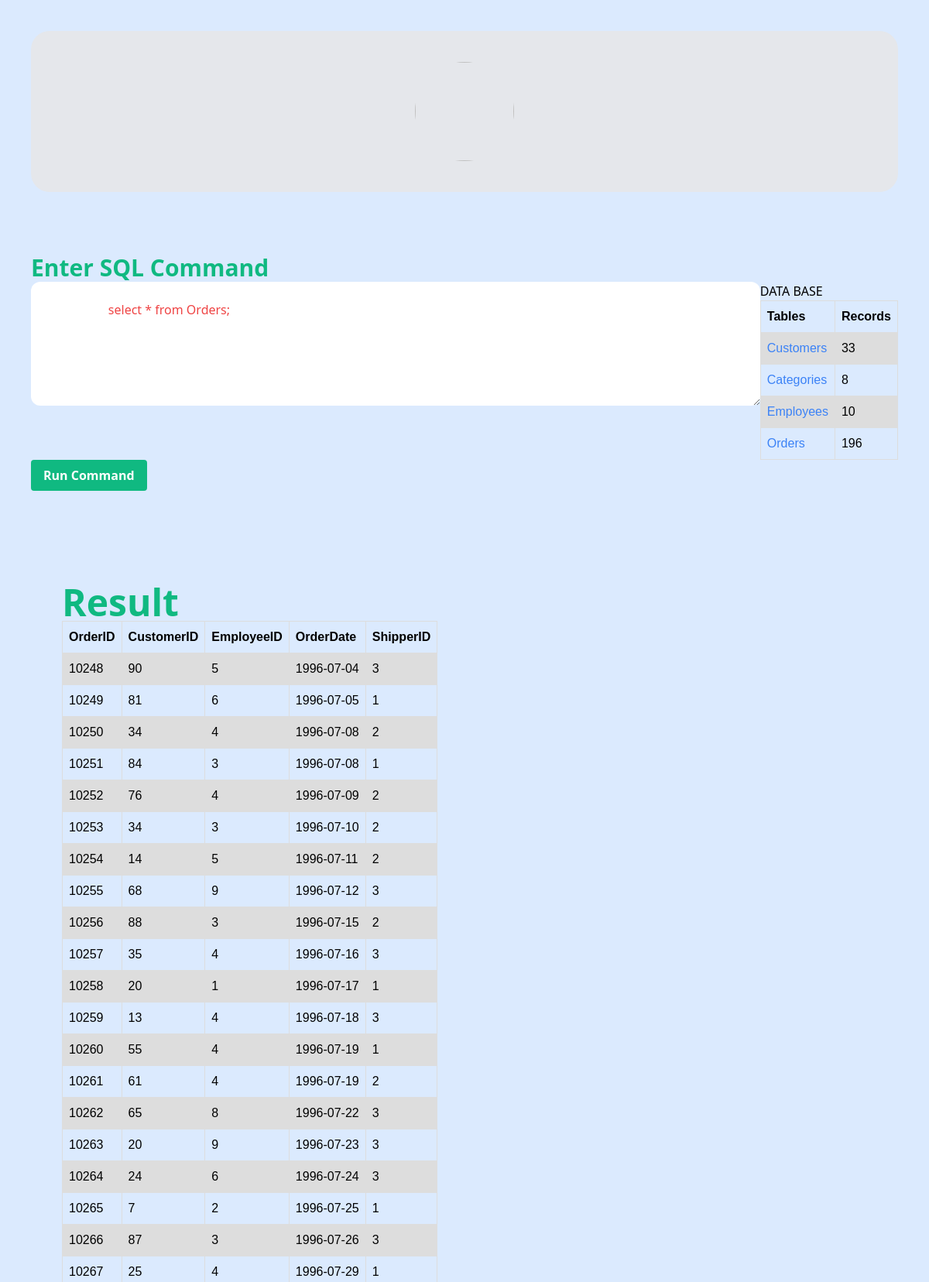
Page /Orders (upper part) on the committed database.
### tables this page shows
CREATE TABLE 'orders' (
  'OrderID' int(11) NOT NULL,
  'CustomerID' int(11) DEFAULT NULL,
  'EmployeeID' int(11) DEFAULT NULL,
  'OrderDate' date DEFAULT NULL,
  'ShipperID' int(11) DEFAULT NULL
);

### main.py (the view)
@app.route('/Orders')
def Orders():
    return sql("select * from Orders;")

### Templates/index.html (shortened to what this page needs)
<!DOCTYPE html>
<html lang="en">
<head>
    <link href="https://unpkg.com/tailwindcss@^2/dist/tailwind.min.css" rel="stylesheet">
</head>
<body class="bg-blue-100">
    <figure class="mx-10 bg-gray-200 rounded-3xl p-8 py-10 my-10">
        <img class="animate-bounce w-32 h-32 rounded-full mx-auto" src="https://avatars.githubusercontent.com/u/71139852" alt="" width="384" height="512">
      </figure>
    <div>
        <div class="p-10 card bg-base-200 gride">
            <form action="{{url_for('sql')}}"  method="POST">
            <div class="form-control">
              <label class="label">
                <h1 class="text-green-500 font-extrabold text-3xl" >Enter SQL Command</h1>
              </label>
              <div class="flex">
                <textarea rows="5" placeholder=" Enter SQL Command"name="msg" class="w-full textarea width-text h-40 rounded-xl text-red-500 textarea-ghost">
                    {%if command%}
                        {{command}}
                    {%endif%}
                </textarea>
                  <div class="gride">
                    <h2 class="text-bold text-black">DATA BASE</h2>
                    <table border="2">
                      <tr>
                        <th>Tables</th>
                        <th>Records</th>
                      </tr>
                      <tr>
                        <td><a class="text-blue-500" href="/Customers">Customers</a></td>
                        <td>33</td>
                      </tr>
                      <tr>
                        <td><a class="text-blue-500" href="/Categories">Categories</a></td>
                        <td>8</td>
                      </tr>
                      <tr>
                        <td><a class="text-blue-500" href="/Employees">Employees</a></td>
                        <td>10</td>
                      </tr>
                      <tr>
                        <td><a class="text-blue-500" href="/Orders">Orders</a></td>
                        <td>196</td>
                      </tr>
                    </table>
                  </div>
              </div>
            </div>
            <button type="submit" class="place-items-center bg-green-500 hover:bg-green-700 text-white font-bold py-2  px-4 rounded">
                Run Command
              </button>
            </form>
        </div>
    </div>
    <div class="flex flex-1 m-10 p-10">
        <div class="gride">
            <Label class="label">
                <h1 class="text-green-500 font-extrabold text-5xl" >Result</h1>
            </Label>
            {% if not error %}
            <table class="table-auto">
                {%for i in range(len_of_name)%}
                <th>
                    {{name[i] }}
                </th>
                {%endfor%}
                {%for i in range(0 , len_of_data) %}
                <tr class="bg-emerald-200">
                    {%for j in range(0 , len_of_name) %}
                        <td>
                            {{data[i][j]}}
                        </td>
                    {%endfor%}
                </tr>
                {%endfor%}
            </table>
        {%endif%}
        </div>
    </div>
</body>
</html>

### Templates/index.html (style rules this page uses)
table { font-family: arial, sans-serif; border-collapse: collapse; align-items: right; }
td, th { border: 1px solid #dddddd; text-align: left; padding: 8px; }
tr:nth-child(even) { background-color: #dddddd; }

### rows in the picture
orders: OrderID "10248" "90" "5" "1996-07-04" "3"
orders: OrderID "10249" "81" "6" "1996-07-05" "1"
orders: OrderID "10250" "34" "4" "1996-07-08" "2"
orders: OrderID "10251" "84" "3" "1996-07-08" "1"
orders: OrderID "10252" "76" "4" "1996-07-09" "2"
orders: OrderID "10253" "34" "3" "1996-07-10" "2"
orders: OrderID "10254" "14" "5" "1996-07-11" "2"
orders: OrderID "10255" "68" "9" "1996-07-12" "3"
orders: OrderID "10256" "88" "3" "1996-07-15" "2"
orders: OrderID "10257" "35" "4" "1996-07-16" "3"
orders: OrderID "10258" "20" "1" "1996-07-17" "1"
orders: OrderID "10259" "13" "4" "1996-07-18" "3"
orders: OrderID "10260" "55" "4" "1996-07-19" "1"
orders: OrderID "10261" "61" "4" "1996-07-19" "2"
orders: OrderID "10262" "65" "8" "1996-07-22" "3"
orders: OrderID "10263" "20" "9" "1996-07-23" "3"
orders: OrderID "10264" "24" "6" "1996-07-24" "3"
orders: OrderID "10265" "7" "2" "1996-07-25" "1"
orders: OrderID "10266" "87" "3" "1996-07-26" "3"
orders: OrderID "10267" "25" "4" "1996-07-29" "1"

### other values in the picture
{{ name[i] }} "OrderID" "CustomerID" "EmployeeID" "OrderDate" "ShipperID"
